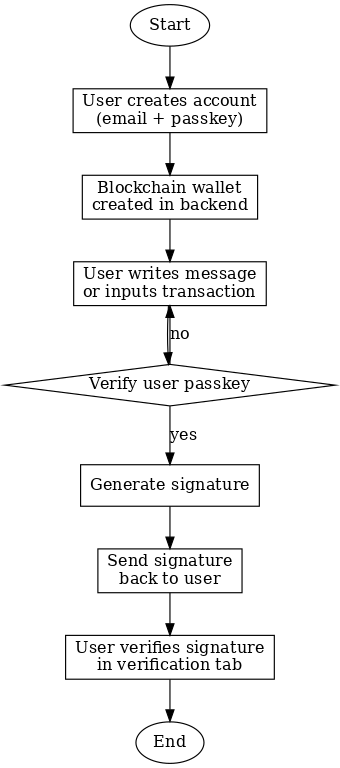

Python code for this plot:
from graphviz import Digraph

flowchart = Digraph("User_Account_and_Signature", format="png")
flowchart.attr(rankdir="TB", size="8")

flowchart.node("Start", "Start", shape="oval")
flowchart.node("CreateAccount", "User creates account\n(email + passkey)", shape="box")
flowchart.node("CreateWallet", "Blockchain wallet\ncreated in backend", shape="box")
flowchart.node("InputMessage", "User writes message\nor inputs transaction", shape="box")
flowchart.node("VerifyPasskey", "Verify user passkey", shape="diamond")
flowchart.node("GenerateSignature", "Generate signature", shape="box")
flowchart.node("SignatureBack", "Send signature\nback to user", shape="box")
flowchart.node("VerifySignature", "User verifies signature\nin verification tab", shape="box")
flowchart.node("End", "End", shape="oval")

flowchart.edge("Start", "CreateAccount")
flowchart.edge("CreateAccount", "CreateWallet")
flowchart.edge("CreateWallet", "InputMessage")
flowchart.edge("InputMessage", "VerifyPasskey")
flowchart.edge("VerifyPasskey", "GenerateSignature", label="yes")
flowchart.edge("VerifyPasskey", "InputMessage", label="no")
flowchart.edge("GenerateSignature", "SignatureBack")
flowchart.edge("SignatureBack", "VerifySignature")
flowchart.edge("VerifySignature", "End")

flowchart_filepath = "./flowchart"
flowchart.render(flowchart_filepath, view=False)
flowchart_filepath + ".png"
